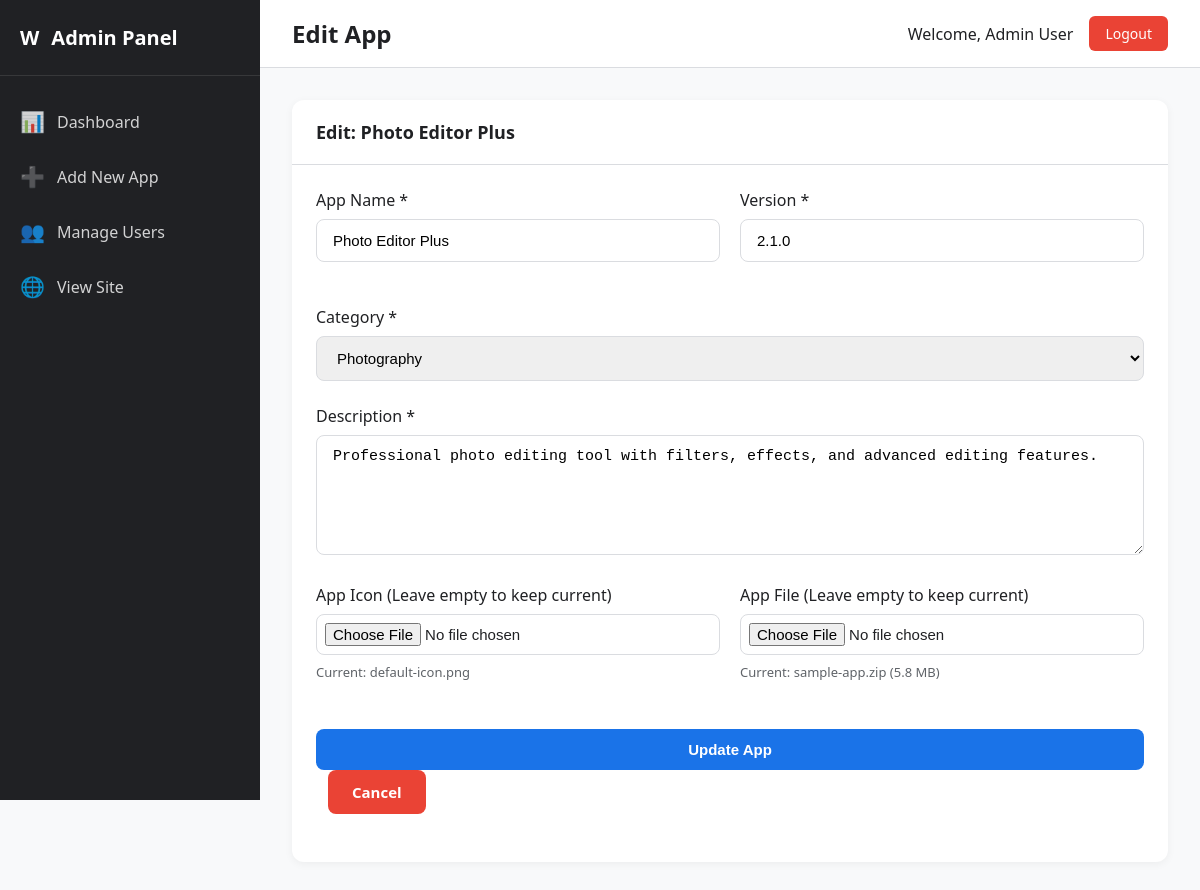
The app's page /admin/edit-app.php?id=2 (signed in) with its own data.
### tables this page shows
CREATE TABLE IF NOT EXISTS apps (
    id INT(11) NOT NULL AUTO_INCREMENT,
    name VARCHAR(200) NOT NULL,
    description TEXT NOT NULL,
    category INT(11) NOT NULL,
    version VARCHAR(20) NOT NULL,
    app_icon VARCHAR(255) NOT NULL,
    app_file VARCHAR(255) NOT NULL,
    size VARCHAR(50) NOT NULL,
    downloads INT(11) NOT NULL DEFAULT 0,
    created_at TIMESTAMP NOT NULL DEFAULT CURRENT_TIMESTAMP,
    updated_at TIMESTAMP NOT NULL DEFAULT CURRENT_TIMESTAMP ON UPDATE CURRENT_TIMESTAMP,
    PRIMARY KEY (id),
    FOREIGN KEY (category) REFERENCES categories(id) ON DELETE CASCADE,
    INDEX idx_category (category),
    INDEX idx_downloads (downloads),
    INDEX idx_created_at (created_at)
);

CREATE TABLE IF NOT EXISTS categories (
    id INT(11) NOT NULL AUTO_INCREMENT,
    category_name VARCHAR(100) NOT NULL UNIQUE,
    created_at TIMESTAMP NOT NULL DEFAULT CURRENT_TIMESTAMP,
    PRIMARY KEY (id),
    INDEX idx_category_name (category_name)
);

### includes/auth.php (called while the page is built, shortened)
<?php
function getAdminName() {
    return isset($_SESSION['admin_name']) ? $_SESSION['admin_name'] : 'Admin';
}
?>

### includes/functions.php (called while the page is built, shortened)
<?php
function getCategories($conn) {
    $query = "SELECT * FROM categories ORDER BY category_name ASC";
    $result = mysqli_query($conn, $query);
    $categories = array();
    if ($result) {
        while ($row = mysqli_fetch_assoc($result)) {
            $categories[] = $row;
        }
    }
    return $categories;
}
function getAppById($conn, $app_id) {
    $app_id = (int)$app_id;
    $query = "SELECT * FROM apps WHERE id = $app_id LIMIT 1";
    $result = mysqli_query($conn, $query);
    if ($result && mysqli_num_rows($result) == 1) {
        return mysqli_fetch_assoc($result);
    }
    return null;
}
?>

### admin/edit-app.php (the view, shortened to what this page needs)
<?php
require_once '../includes/db.php';
require_once '../includes/auth.php';
require_once '../includes/functions.php';
$app_id = isset($_GET['id']) ? (int)$_GET['id'] : 0;
$app = getAppById($conn, $app_id);
$categories = getCategories($conn);
?>
<!DOCTYPE html>
<html lang="en">
<head>
    <link rel="stylesheet" href="assets/admin.css">
</head>
<body>
    <div class="admin-wrapper">
        <aside class="sidebar">
            <div class="sidebar-header">
                <div class="sidebar-logo">
                    <div class="logo-icon">W</div>
                    <span>Admin Panel</span>
                </div>
            </div>
            <ul class="sidebar-menu">
                <li>
                    <a href="dashboard.php">
                        <span class="icon">📊</span>
                        <span>Dashboard</span>
                    </a>
                </li>
                <li>
                    <a href="add-app.php">
                        <span class="icon">➕</span>
                        <span>Add New App</span>
                    </a>
                </li>
                <li>
                    <a href="manage-users.php">
                        <span class="icon">👥</span>
                        <span>Manage Users</span>
                    </a>
                </li>
                <li>
                    <a href="../index.php" target="_blank">
                        <span class="icon">🌐</span>
                        <span>View Site</span>
                    </a>
                </li>
            </ul>
        </aside>
        <main class="main-content">
            <div class="topbar">
                <h1 class="topbar-title">Edit App</h1>
                <div class="topbar-user">
                    <span class="user-name">Welcome, <?php echo htmlspecialchars(getAdminName()); ?></span>
                    <a href="logout.php" class="btn-logout">Logout</a>
                </div>
            </div>
            <div class="content">
                <div class="card">
                    <div class="card-header">
                        <h2 class="card-title">Edit: <?php echo htmlspecialchars($app['name']); ?></h2>
                    </div>
                    <div class="card-body">
                        <form method="POST" action="" enctype="multipart/form-data">
                            <div class="form-row">
                                <div class="form-group">
                                    <label for="name" class="form-label">App Name *</label>
                                    <input
                                        type="text"
                                        id="name"
                                        name="name"
                                        class="form-input"
                                        placeholder="Enter app name"
                                        required
                                        value="<?php echo htmlspecialchars($app['name']); ?>"
                                    >
                                </div>
                                <div class="form-group">
                                    <label for="version" class="form-label">Version *</label>
                                    <input
                                        type="text"
                                        id="version"
                                        name="version"
                                        class="form-input"
                                        placeholder="e.g., 1.0.0"
                                        required
                                        value="<?php echo htmlspecialchars($app['version']); ?>"
                                    >
                                </div>
                            </div>
                            <div class="form-group">
                                <label for="category" class="form-label">Category *</label>
                                <select id="category" name="category" class="form-input" required>
                                    <?php foreach ($categories as $cat): ?>
                                        <option value="<?php echo $cat['id']; ?>"
                                            <?php echo ($app['category'] == $cat['id']) ? 'selected' : ''; ?>>
                                            <?php echo htmlspecialchars($cat['category_name']); ?>
                                        </option>
                                    <?php endforeach; ?>
                                </select>
                            </div>
                            <div class="form-group">
                                <label for="description" class="form-label">Description *</label>
                                <textarea
                                    id="description"
                                    name="description"
                                    class="form-input"
                                    placeholder="Describe the app..."
                                    required
                                ><?php echo htmlspecialchars($app['description']); ?></textarea>
                            </div>
                            <div class="form-row">
                                <div class="form-group">
                                    <label for="app_icon" class="form-label">App Icon (Leave empty to keep current)</label>
                                    <input
                                        type="file"
                                        id="app_icon"
                                        name="app_icon"
                                        class="form-input file-input"
                                        accept="image/jpeg,image/jpg,image/png,image/gif"
                                    >
                                    <p class="text-muted" style="margin-top: 8px; font-size: 13px;">
                                        Current: <?php echo htmlspecialchars($app['app_icon']); ?>
                                    </p>
                                </div>
                                <div class="form-group">
                                    <label for="app_file" class="form-label">App File (Leave empty to keep current)</label>
                                    <input
                                        type="file"
                                        id="app_file"
                                        name="app_file"
                                        class="form-input file-input"
                                        accept=".zip,.rar,.apk,.exe,.dmg"
                                    >
                                    <p class="text-muted" style="margin-top: 8px; font-size: 13px;">
                                        Current: <?php echo htmlspecialchars($app['app_file']); ?> (<?php echo htmlspecialchars($app['size']); ?>)
                                    </p>
                                </div>
                            </div>
                            <div class="form-group" style="margin-top: 24px;">
                                <button type="submit" class="btn btn-primary">Update App</button>
                                <a href="dashboard.php" class="btn btn-danger" style="margin-left: 12px;">Cancel</a>
                            </div>
                        </form>
                    </div>
                </div>
            </div>
        </main>
    </div>
</body>
</html>

### admin/assets/admin.css (style rules this page uses)
* { margin: 0; padding: 0; box-sizing: border-box; }
:root { --primary: #1a73e8; --primary-dark: #1557b0; --success: #34a853; --danger: #ea4335; --warning: #fbbc04; --dark: #202124; --gray: #5f6368; --light-gray: #dadce0; --bg-light: #f8f9fa; --white: #ffffff; --sidebar-width: 260px; }
body { font-family: 'Segoe UI', Tahoma, Geneva, Verdana, sans-serif; background-color: var(--bg-light); color: var(--dark); }
.form-group { margin-bottom: 24px; }
.form-label { display: block; margin-bottom: 8px; font-weight: 500; color: var(--dark); }
.form-input { width: 100%; padding: 12px 16px; border: 1px solid var(--light-gray); border-radius: 8px; font-size: 15px; transition: all 0.3s; }
.btn { padding: 12px 24px; border: none; border-radius: 8px; font-size: 15px; font-weight: 600; cursor: pointer; transition: all 0.3s; text-align: center; display: inline-block; text-decoration: none; }
.btn-primary { background-color: var(--primary); color: white; width: 100%; }
.btn-danger { background-color: var(--danger); color: white; }
.admin-wrapper { display: flex; min-height: 100vh; }
.sidebar { width: var(--sidebar-width); background-color: var(--dark); color: white; position: fixed; height: 100vh; overflow-y: auto; }
.sidebar-header { padding: 24px 20px; border-bottom: 1px solid rgba(255,255,255,0.1); }
.sidebar-logo { font-size: 20px; font-weight: 700; color: white; display: flex; align-items: center; gap: 12px; }
.sidebar-menu { list-style: none; padding: 20px 0; }
.sidebar-menu li { margin-bottom: 4px; }
.sidebar-menu a { display: flex; align-items: center; gap: 12px; padding: 12px 20px; color: rgba(255,255,255,0.8); text-decoration: none; transition: all 0.3s; }
.sidebar-menu .icon { font-size: 20px; }
.main-content { flex: 1; margin-left: var(--sidebar-width); background-color: var(--bg-light); }
.topbar { background-color: var(--white); padding: 16px 32px; border-bottom: 1px solid var(--light-gray); display: flex; align-items: center; justify-content: space-between; }
.topbar-title { font-size: 24px; font-weight: 600; }
.topbar-user { display: flex; align-items: center; gap: 16px; }
.user-name { font-weight: 500; }
.btn-logout { padding: 8px 16px; background-color: var(--danger); color: white; border: none; border-radius: 6px; cursor: pointer; font-size: 14px; text-decoration: none; display: inline-block; }
.content { padding: 32px; }
.card { background-color: var(--white); border-radius: 12px; box-shadow: 0 2px 8px rgba(0,0,0,0.05); margin-bottom: 24px; }
.card-header { padding: 20px 24px; border-bottom: 1px solid var(--light-gray); display: flex; align-items: center; justify-content: space-between; }
.card-title { font-size: 18px; font-weight: 600; }
.card-body { padding: 24px; }
.form-row { display: grid; grid-template-columns: repeat(auto-fit, minmax(250px, 1fr)); gap: 20px; margin-bottom: 20px; }
textarea.form-input { min-height: 120px; resize: vertical; }
.file-input { padding: 8px; }
.text-muted { color: var(--gray); }

### records on screen
apps: name "Photo Editor Plus", version "2.1.0", category "Photography", description "Professional photo editing tool with filters, effects, and advanced editing features.", app_icon "default-icon.png", app_file "sample-app.zip", size "5.8 MB"

### other values on screen
getAdminName() "Admin User"
